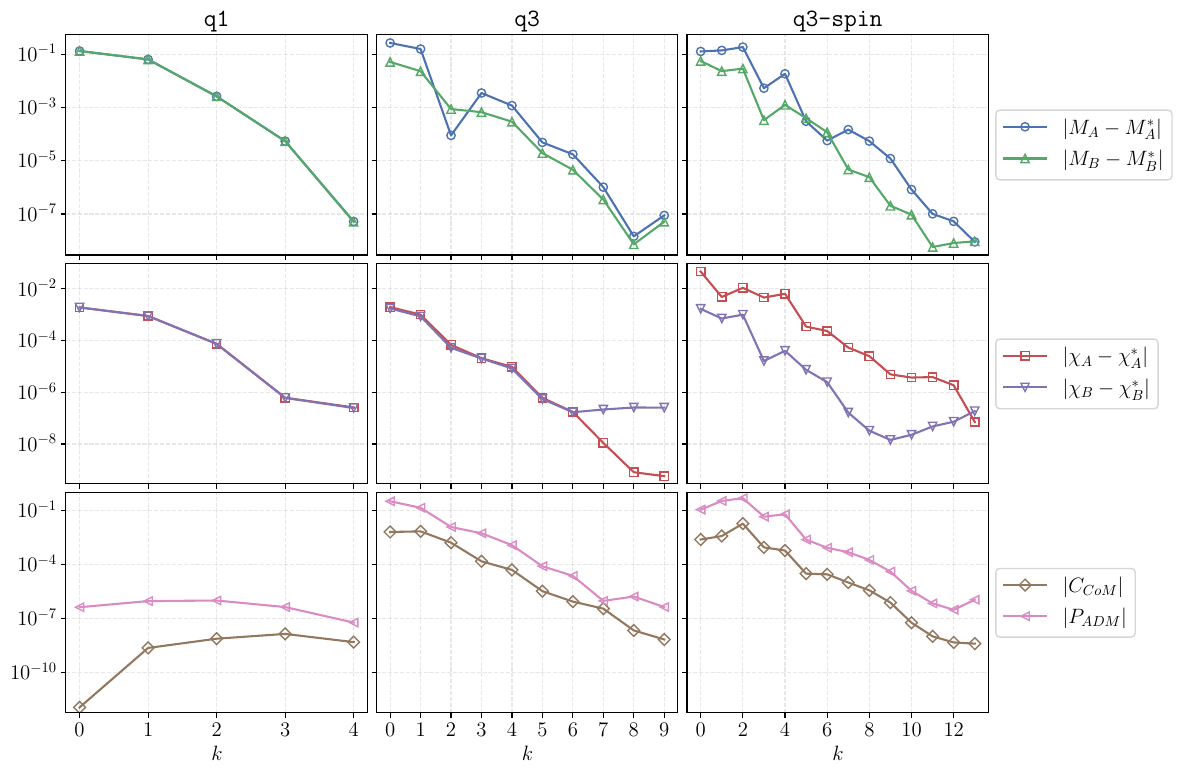

The Python source for this figure:
# type: ignore
import numpy as np
import matplotlib.pyplot as plt
from matplotlib.ticker import MaxNLocator
from cycler import cycler

colors = ['#4c72b0', '#55a868', '#c44e52', '#8172b3', '#937860', '#da8bc3', '#8c8c8c', '#ccb974', '#64b5cd']
markers = ['o', '^', 's', 'v', 'D', '<', '>', '*', '+']
plt.rcParams.update({
	'text.usetex' : True,
	'font.family' : 'serif',
	'font.serif' : ['Computer Modern Serif'],
	'font.size': 15,
	'axes.prop_cycle': cycler('color', colors) +
                     cycler('marker', markers) +
										 cycler('markerfacecolor', ['none'] * len(colors))
})

fig, axes = plt.subplots(3, 3, squeeze=True)
axes = np.transpose(axes)

data_min = [np.Infinity, np.Infinity, np.Infinity]
data_max = [-np.Infinity, -np.Infinity, -np.Infinity]

col = 0
def plot(title, dir):
  global col
  ax1, ax2, ax3 = axes[col]
  col += 1

  ax1.set_title(title)

  fname = f'{dir}/ControlParamsData.txt'
  entries = np.genfromtxt(fname, delimiter=',')

  iterations = np.array(entries[:,0])
  residual_M_A = np.abs(np.array(entries[:,1 if len(entries[0]) == 15 else 9]))
  residual_M_B = np.abs(np.array(entries[:,2 if len(entries[0]) == 15 else 10]))
  residual_chi_A_x = np.array(entries[:,3 if len(entries[0]) == 15 else 11])
  residual_chi_A_y = np.array(entries[:,4 if len(entries[0]) == 15 else 12])
  residual_chi_A_z = np.array(entries[:,5 if len(entries[0]) == 15 else 13])
  residual_chi_B_x = np.array(entries[:,6 if len(entries[0]) == 15 else 14])
  residual_chi_B_y = np.array(entries[:,7 if len(entries[0]) == 15 else 15])
  residual_chi_B_z = np.array(entries[:,8 if len(entries[0]) == 15 else 16])
  residual_CoM_x = np.array(entries[:,9 if len(entries[0]) == 15 else 17])
  residual_CoM_y = np.array(entries[:,10 if len(entries[0]) == 15 else 18])
  residual_CoM_z = np.array(entries[:,11 if len(entries[0]) == 15 else 19])
  residual_Padm_x = np.array(entries[:,12 if len(entries[0]) == 15 else 20])
  residual_Padm_y = np.array(entries[:,13 if len(entries[0]) == 15 else 21])
  residual_Padm_z = np.array(entries[:,14 if len(entries[0]) == 15 else 22])
  
  residual_chi_A = np.sqrt(residual_chi_A_x**2 + residual_chi_A_y**2 + residual_chi_A_z**2)
  residual_chi_B = np.sqrt(residual_chi_B_x**2 + residual_chi_B_y**2 + residual_chi_B_z**2)
  residual_CoM = np.sqrt(residual_CoM_x**2 + residual_CoM_y**2 + residual_CoM_z**2)
  residual_Padm = np.sqrt(residual_Padm_x**2 + residual_Padm_y**2 + residual_Padm_z**2)

  ax1.plot(iterations, residual_M_A, label=r'$|M_A - M^*_A|$', color=colors[0], marker=markers[0])
  ax1.plot(iterations, residual_M_B, label=r'$|M_B - M^*_B|$', color=colors[1], marker=markers[1])
  ax2.plot(iterations, residual_chi_A, label=r'$|\chi_A - \chi^*_A|$', color=colors[2], marker=markers[2])
  ax2.plot(iterations, residual_chi_B, label=r'$|\chi_B - \chi^*_B|$', color=colors[3], marker=markers[3])
  ax3.plot(iterations, residual_CoM, label=r'$|C_{CoM}|$', color=colors[4], marker=markers[4])
  ax3.plot(iterations, residual_Padm, label=r'$|P_{ADM}|$', color=colors[5], marker=markers[5])

  data_rows = [
    np.concatenate([residual_M_A, residual_M_B]),
    np.concatenate([residual_chi_A, residual_chi_B]),
    np.concatenate([residual_CoM, residual_Padm]),
  ]
  for i, row in enumerate(data_rows):
    data_min[i] = min(data_min[i], np.min(row))
    data_max[i] = max(data_max[i], np.max(row))

plot(r'\texttt{q1}', '../control_iterations/data/q1')
plot(r'\texttt{q3}', '../control_iterations/data/q3')
plot(r'\texttt{q3-spin}', '../control_iterations/data/q3-spin')

for ax in axes.flatten():
  ax.set_yscale('log')
  ax.xaxis.set_major_locator(MaxNLocator(integer=True))
  ax.grid('on', linestyle='--', alpha=0.3)

for i, row in enumerate(np.transpose(axes)):
  for ax in row:
    ax.set_ylim(data_min[i]/2., data_max[i]*2.)

for ax in axes[1:].flatten():
  ax.set_yticklabels([])

for ax in axes[:,:-1].flatten():
  ax.set_xticklabels([])

for right_ax in axes[-1]:
  right_ax.legend(loc='center left', bbox_to_anchor=(0.99, 0.5))

for bottom_ax in np.transpose(axes)[-1]:
  bottom_ax.set_xlabel(r'$k$')

fig.set_size_inches(12, 8)
plt.tight_layout()
plt.subplots_adjust(wspace=0.03, hspace=0.04)

fig.savefig(f'control_iterations.pdf', format='pdf', bbox_inches='tight')

plt.show()
